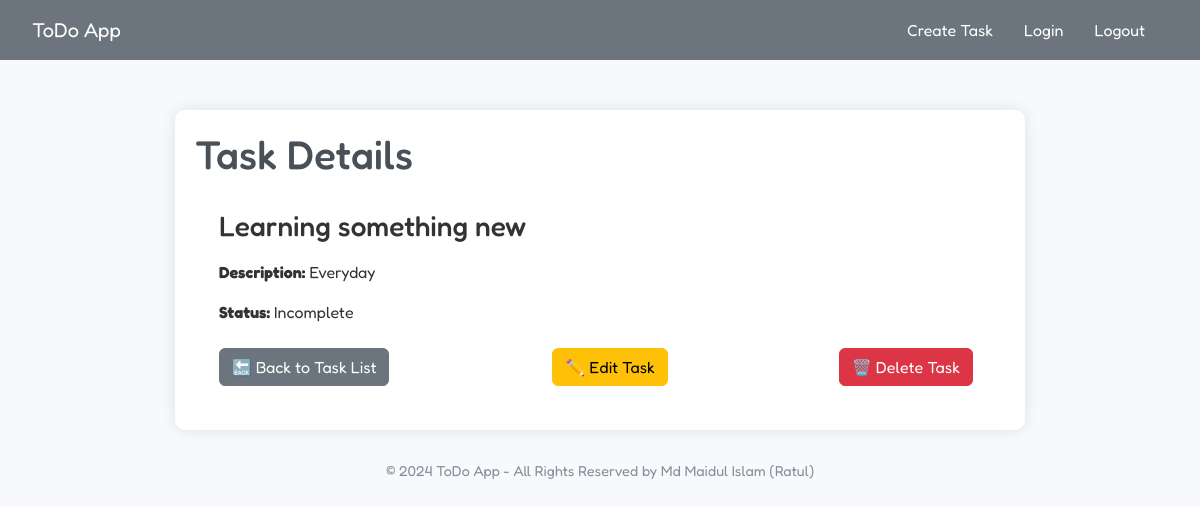
Page /task/11/ (signed in) on the committed database.
### base/models.py (models this page shows, shortened)
class Task(models.Model):
    user = models.ForeignKey(User, on_delete=models.CASCADE, null=True, blank=True)
    title = models.CharField(max_length=200)
    description = models.TextField(null=True, blank=True)
    complete = models.BooleanField(default=False)
    create = models.DateTimeField(auto_now_add=True)
    class Meta:
        ordering = ['complete']

### base/views.py (the view)
# urls.py: path("task/<int:pk>/", TaskDetail.as_view(), name="taskdetail"),
class TaskDetail(LoginRequiredMixin, DetailView):
    model = Task
    context_object_name = 'task'
    template_name = 'base/task_detail.html'

### base/templates/base/task_detail.html (shortened to what this page needs)
{% extends 'base/main.html' %}
{% block content %}
    <h1>Task Details</h1>
    <div class="p-4">
        <h3 class="card-title mb-3">{{ task.title }}</h3>
        <p class="card-text"><strong>Description:</strong> {{ task.description }}</p>
        <p class="card-text mb-4"><strong>Status:</strong>{{ task.complete|yesno:"Complete, Incomplete" }} </p>
        <div class="d-flex justify-content-between mt-3">
            <a href="{% url 'tasklist' %}" class="btn btn-secondary d-flex align-items-center">
                🔙 Back to Task List
            </a>
            <a href="{% url 'taskupdate' task.id %}" class="btn btn-warning me-2 d-flex align-items-center">
                ✏️ Edit Task
            </a>
            <a href="{% url 'taskdelete' task.id %}" class="btn btn-danger me-2 d-flex align-items-center">
                🗑️ Delete Task
            </a>
        </div>
    </div>
{% endblock content %}

### base/templates/base/main.html (style rules this page uses)
body { background-color: #f7f9fc; font-family: "Fredoka", sans-serif; color: #333; }
h1, h2, h3 { color: #495057; }

### rows in the picture
Task: title "Learning something new", description "Everyday", complete "Incomplete"
